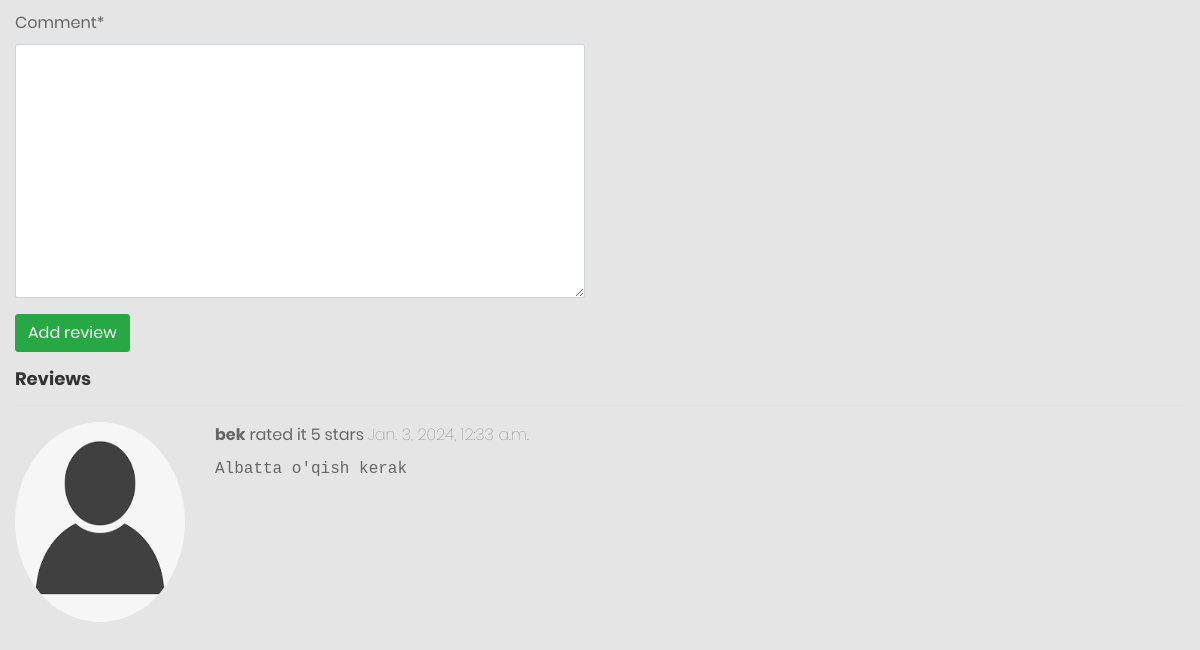
The page /books/1/ (signed in, lower part) on the database as committed earlier.
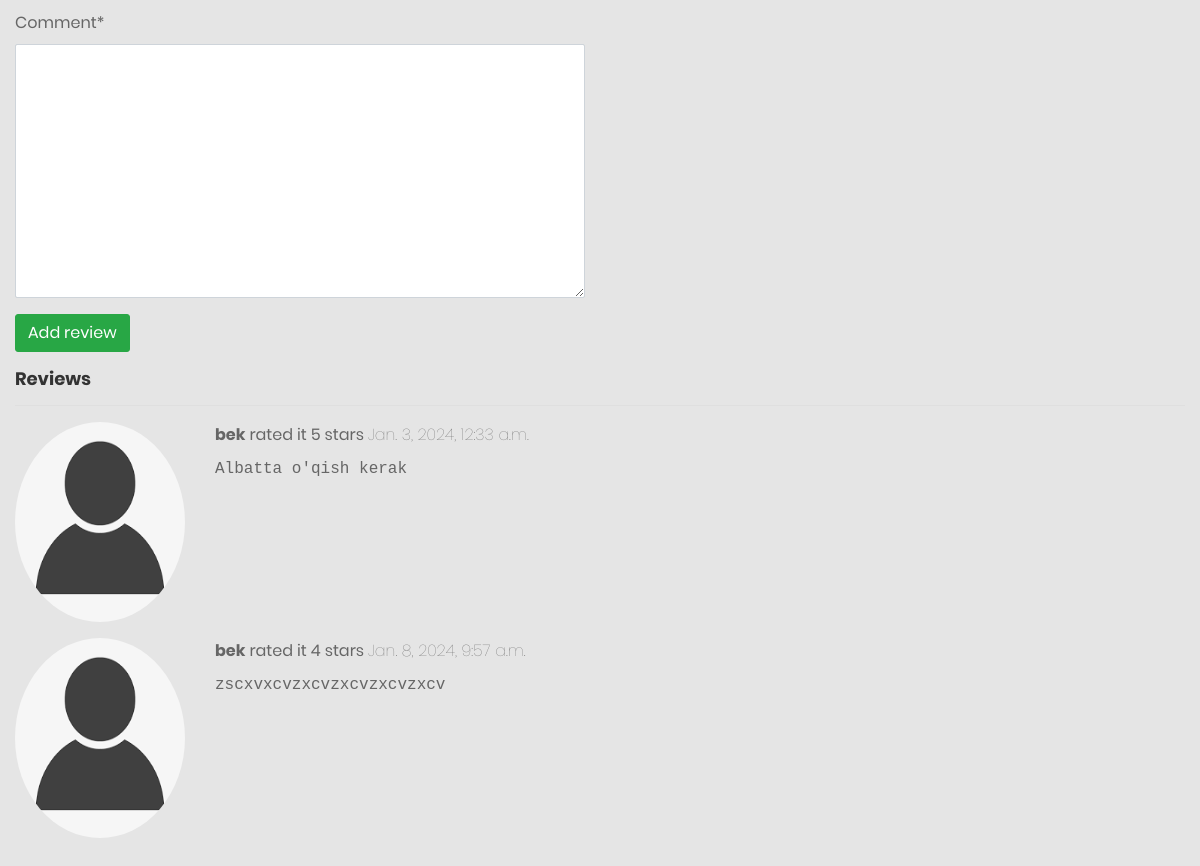
The same page on the database as committed later.
### main/models.py (models this page shows, shortened)
class BookReview(models.Model):
    reader = models.ForeignKey(Readers, on_delete=models.CASCADE)
    book = models.ForeignKey(Book, on_delete=models.CASCADE)
    comment = models.TextField()
    stars_given = models.IntegerField(
        validators=[MinValueValidator(1), MaxValueValidator(5)]
        )
    created_at = models.DateTimeField(default=timezone.now)

### readers/models.py (models this page shows)
class Readers(AbstractUser):
    class Status(models.TextChoices):
        New = "New", "New"
        Active = "Active", "Active"
    picture = models.ImageField(default='profile_pictures/anonim_user.png', upload_to='profile_pictures/')
    address = models.CharField(max_length=300, blank=True, default="")
    phone = models.CharField(max_length=13)
    balance = models.DecimalField(max_digits=8, decimal_places=2, blank=True, default=0)
    status = models.CharField(max_length=6,
                              choices=Status.choices,
                              default=Status.New
                              )
    class Meta:
        verbose_name = 'Reader'
        verbose_name_plural = 'Readers'

### main/views.py (the view)
# urls.py: path('<int:id>/', BookDetailView.as_view(), name='detail_page'),
class BookDetailView(LoginRequiredMixin, View):
    def get(self, request, id):
        book = Book.objects.get(id=id)
        review_form = BookReviewForm()
        return render(request, "books/detail.html", {"book": book, "review_form": review_form})

### main/forms.py
class BookReviewForm(forms.ModelForm):
    stars_given = forms.IntegerField(min_value=1, max_value=5)
    class Meta:
        model = BookReview
        fields = ['stars_given', 'comment']

### main/models.py (called while the page is built)
    def full_name(self):
        return f"{self.first_name} {self.last_name}"

### templates/books/detail.html (shortened to what this page needs)
{% extends 'base.html' %}
{% load crispy_forms_tags %}
{% block content %}
<div class="row">
    <div class="col-6">
        <form method="post" action="{% url 'main:reviews' book.pk %}">
            {{ review_form |crispy}}
            <button class="btn btn-success mb-3">Add review</button>
        </form>
    </div>
</div>
{% if book.bookreview_set.exists %}
    <h4>Reviews</h4> <hr>
    {% for review in book.bookreview_set.all %}
    <div class="row mb-3">
        <div class="col-2">
            <img class="profile-pic" src="{{ user.picture.url }}" alt="">
        </div>
        <div class="col-7">
            <b>{{ review.reader.username}}</b> rated it {{ review.stars_given }} stars
            <span class="fw-lighter">{{ review.created_at }}</span>
            <p class="mt-2 font-monospace">{{ review.comment }}</p>
        </div>
    </div>
    {% endfor %}
{% endif %}
{% endblock %}

Rows that differ between the two databases and show on the page:
added BookReview: picture (picture), reader.username "bek", stars_given "4", created_at "Jan. 8, 2024, 9:57 a.m.", comment "zscxvxcvzxcvzxcvzxcvzxcv"
